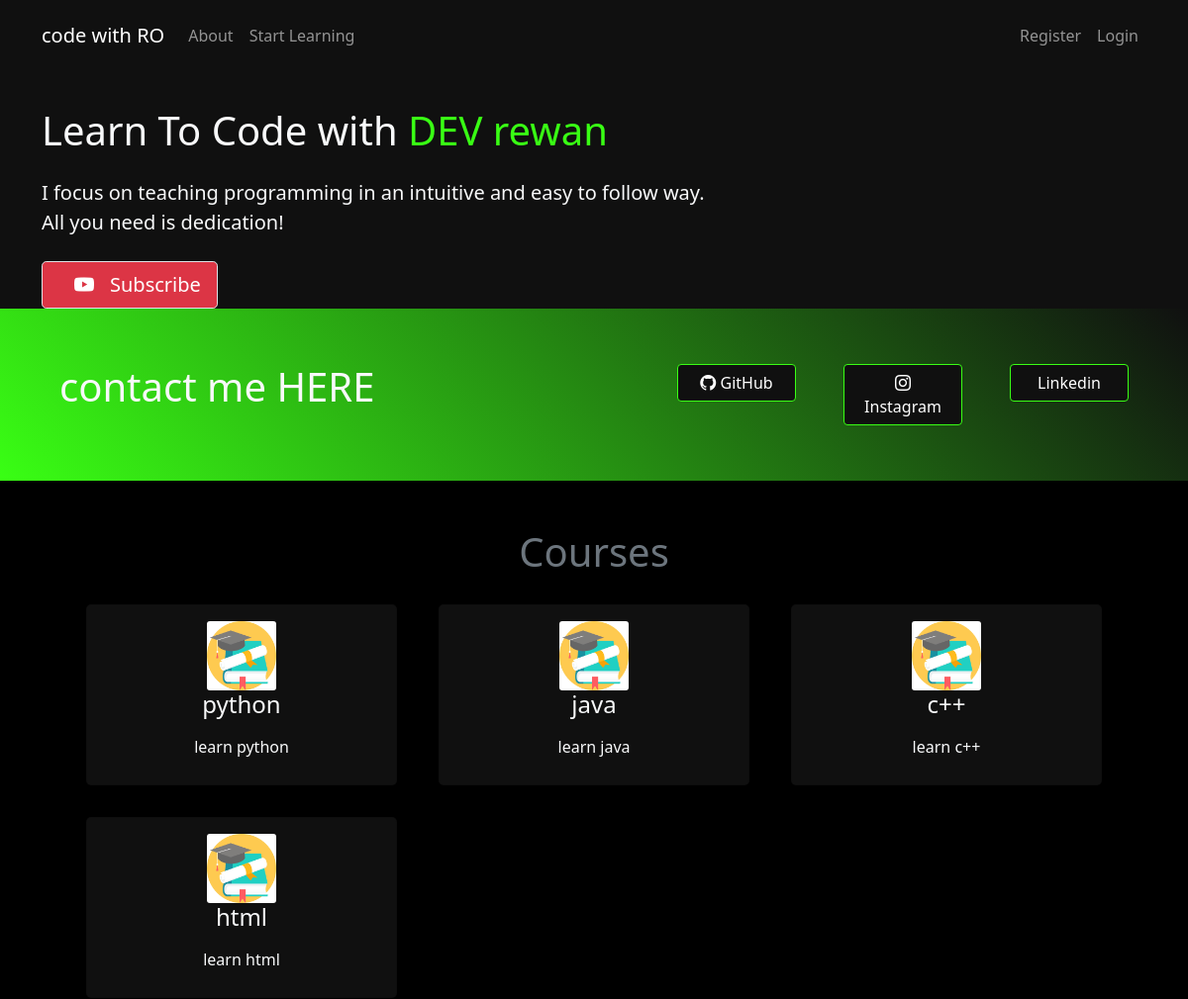
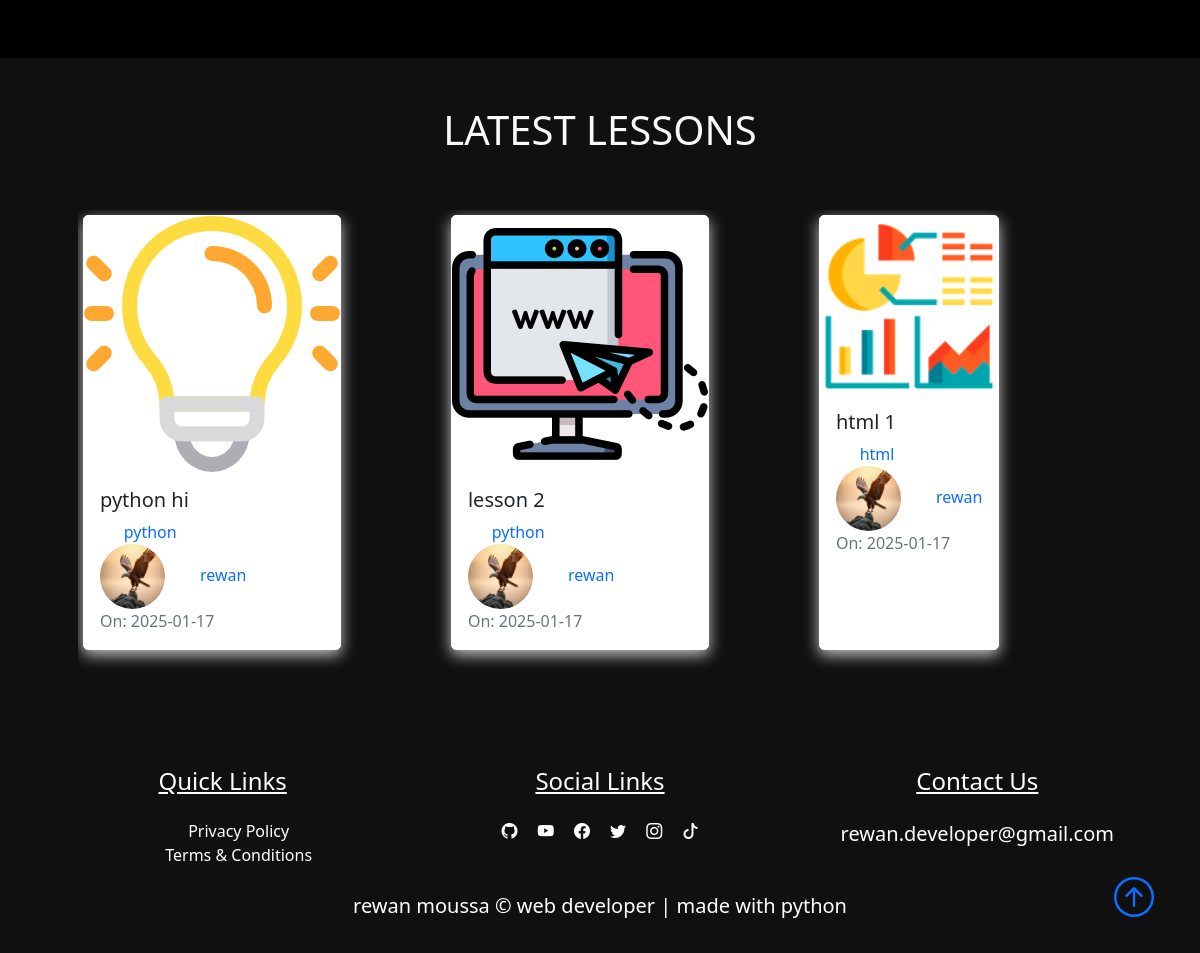
The page /home on the database its author committed (2 pictures, top to bottom).
### pythonic.py (models this page shows, shortened)
class Course(db.Model):
    id = db.Column(db.Integer, primary_key=True)
    title = db.Column(db.String(50), unique=True, nullable=False)
    description = db.Column(db.String(150), nullable=False)
    icon = db.Column(db.String(20), nullable=False, default="default_icon.jpg")
    lessons = db.relationship("Lesson", backref="course_name", lazy=True)

class Lesson(db.Model):
    id = db.Column(db.Integer, primary_key=True)
    title = db.Column(db.String(100), nullable=False)
    date_posted = db.Column(db.DateTime, nullable=False, default=datetime.utcnow)
    content = db.Column(db.Text, nullable=False)
    thumbnail = db.Column(
        db.String(20), nullable=False, default="default_thumbnail.jpg"
    )
    slug = db.Column(db.String(32), nullable=False)
    user_id = db.Column(db.Integer, db.ForeignKey("user.id"), nullable=False)
    course_id = db.Column(db.Integer, db.ForeignKey("course.id"), nullable=False)

class User(db.Model, UserMixin):
    id = db.Column(db.Integer, primary_key=True)
    fname = db.Column(db.String(25), nullable=False)
    lname = db.Column(db.String(25), nullable=False)
    username = db.Column(db.String(25), unique=True, nullable=False)
    email = db.Column(db.String(125), unique=True, nullable=False)
    image_file = db.Column(db.String(20), nullable=False, default="default.png")
    bio = db.Column(db.Text, nullable=True)
    password = db.Column(db.String(60), nullable=False)
    lessons = db.relationship("Lesson", backref="author", lazy=True)

### pythonic.py (the view)
@app.route("/")
@app.route("/home")
def home():
    lessons = Lesson.query.all()
    courses = Course.query.all()
    return render_template("home.html", lessons=lessons, courses=courses)

### templates/home.html (shortened to what this page needs)
{% extends "layout.html"%}
{% block content%}
<section class="bg-dark text-light p-5 p-lg-0 pt-lg-5 text-center text-sm-start fade-zoom">
    <div class="container">
        <div class="d-sm-flex align-items-center justify-content-between">
            <div>
                <h1 class="mb-10"> Learn To Code with <span class="text-warning"> DEV rewan</span></h1>
                <p class="lead my-4">
                    I focus on teaching programming in an intuitive and easy to follow way. All you need is
                    dedication!
                </p>
                <a class="btn btn-danger btn-lg border"
                    href="" target="_blank">
                    <i class="bi bi-youtube m-3"></i>Subscribe
                </a>
            </div>
        </div>
    </div>
</section>
<section class="bg-primary text-light p-5 fade-in-down contact-section">
    <div class="container">
        <div class="d-md-flex justify-content-between align-items-center">
            <h1 class="mb-3 text-center">contact me HERE</h1>
            <nav class="navbar navbar-expand-lg navbar-dark">
                <div class="collapse navbar-collapse" id="socialbtn">
                    <ul class="navbar-nav">
                        <li class="nav-item">
                            <a class="btn btn-dark ms-5 button_width" href="https://github.com/omar-ghoneim"
                                target="_blank">
                                <i class="bi-github" role="img"></i>
                                GitHub
                            </a>
                        </li>
                        <li class="nav-item">
                            <a type="button" class="btn btn-dark ms-5 button_width"
                                href="https://www.instagram.com/pythonic_88" target="_blank">
                                <i class="bi bi-instagram"></i>
                                Instagram
                            </a>
                        </li>
                        <li class="nav-item">
                            <a class="btn btn-dark ms-5 button_width" href="https://www.linkedin.com/in/rewan-moussa-a5b178335/"
                                target="_blank">
                                Linkedin
                            </a>
                        </li>
                    </ul>
                </div>
            </nav>
        </div>
    </div>
</section>
<section class="bg-ligh">
    <div class="container p-5 fade-in">
        <h1 class="text-center text-secondary" id='learn'>Courses</h1>
        <div class="row">
            {% for course in courses %}
            <div class="col-sm-12 col-md-6 col-lg-4 p-3 d-flex align-items-stretch">
                <a href="{{url_for('course', course_title=course.title)}}" class="text-decoration-none">
                    <div class="card bg-dark text-light h-100 fade-in-down">
                        <div class="card-body text-center">
                            <img src="{{url_for('static', filename='course_icons/'+course.icon)}}" alt=""
                                class="card-img w-25">
                            <h4 class="card-title mb-3">
                                {{course.title}}
                            </h4>
                            <p class="card-text">{{course.description}}</p>
                        </div>
                    </div>
                </a>
            </div>
            {% endfor %}
        </div>
    </div>
</section>
<section class="bg-dark">
    <div class="container p-5 fade-in-down">
        <div class="row mb-5">
            <div class="col">
                <h1 class="text-uppercase text-center text-light">latest lessons</h1>
            </div>
        </div>
        <div class="scrolling-bar">
            <div class="lesson-container">
                {% for lesson in lessons %}
                <div class="col-sm-12 col-md-6 col-lg-4 pb-5 d-flex align-items-stretch">
                    <div class="card lesson">
                        <img src="{{url_for('static', filename='lesson_thumbnails/'+lesson.thumbnail)}}" class="card-img">
                        <div class="card-body d-flex flex-column">
                            <h5 class="card-title">
                                <a class="text-decoration-none text-dark"
                                    href="{{url_for('lesson', lesson_slug=lesson.slug, course=lesson.course_name.title)}}">{{lesson.title}}</a>
                            </h5>
                            <p class="card-text mb-0">In:
                                <a class="text-decoration-none" href="#">{{lesson.course_name.title}}</a>
                            </p>
                            <span><img class="article-img rounded-circle"
                                    src="{{url_for('static', filename='user_pics/'+lesson.author.image_file)}}" alt="">By:
                                <a href="#" class="link">{{lesson.author.username}}</a></span>
                            <span class="text-muted">On: {{lesson.date_posted.strftime('%Y-%m-%d')}}</span>
                        </div>
                    </div>
                </div>
                {% endfor %}
            </div>
        </div>
    </div>
</section>
{% endblock content%}

### static/main.css (style rules this page uses)
body::before { display: block; content: ''; height: 60px; }
.card { transition: 0.7s ease; box-shadow: 0 5px 15px rgba(1 1 1/ 15); border-radius: 5px; margin: 5px; }
.lesson { box-shadow: 0 5px 15px rgba(200 200 200/ 15); border-radius: 5px; border: 1px solid #fff; }
.button_width { min-width: 120px; max-width: 120px; }
.article-img { height: 65px; width: 65px; margin-right: 8px; }
.link { text-decoration: none; }

### templates/home.html (style rules this page uses)
body { background-color: #000; color: #fff; }
h1 span { color: #39ff14; }
.bg-dark { background-color: #101010 !important; }
.bg-primary { background: linear-gradient(45deg, #39ff14, #101010); }
.btn-dark { background-color: #101010 !important; border: 1px solid #39ff14; }
.text-warning { color: #39ff14 !important; }
.fade-in { animation: fadeIn 1.5s ease-in-out; }
.fade-zoom { animation: fadeZoom 2s ease-in-out; }
.fade-in-down { animation: fadeInDown 2s ease-in-out; }
.scrolling-bar { animation: scrollingBar 20s linear infinite; display: flex; overflow: hidden; }
.lesson-container { display: flex; gap: 20px; min-width: 100%; }
.lesson-container .col-sm-12 { flex: 0 0 33.33%; }
.contact-section { animation: slideInLeft 1.5s ease-out; }

### rows shown on the page
Course: icon (placeholder picture), title "python", description "learn python"
Course: icon (placeholder picture), title "java", description "learn java"
Course: icon (placeholder picture), title "c++", description "learn c++"
Course: icon (placeholder picture), title "html", description "learn html"
Lesson: thumbnail (picture), title "python hi", course_name "python", image_file (picture), author.username "rewan", date_posted "2025-01-17"
Lesson: thumbnail (picture), title "lesson 2", course_name "python", image_file (picture), author.username "rewan", date_posted "2025-01-17"
Lesson: thumbnail (picture), title "html 1", course_name "html", image_file (picture), author.username "rewan", date_posted "2025-01-17"
